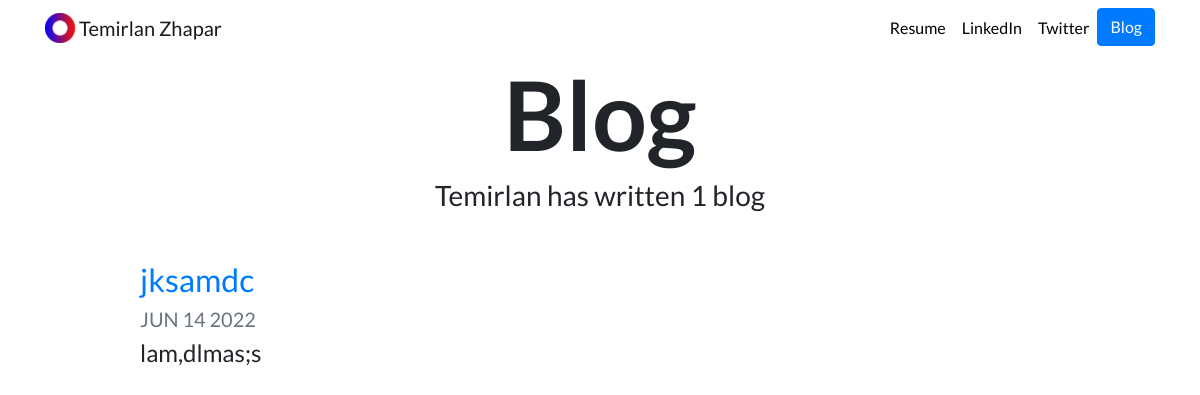
/blog/, run on an earlier commit of the app's database.
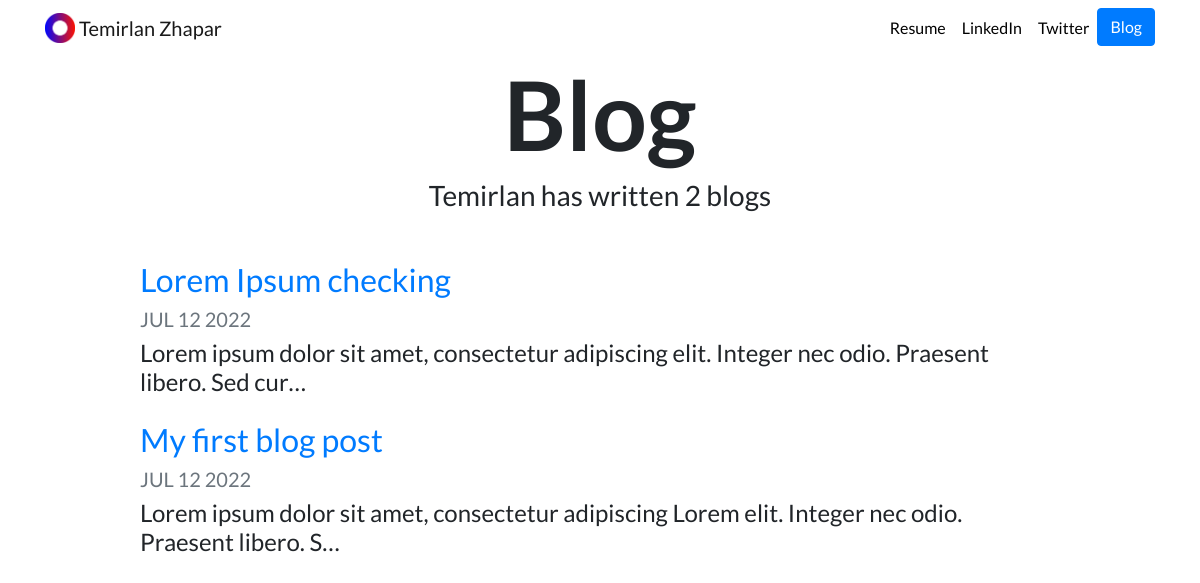
And on a later commit of the database.
### blog/models.py (models this page shows, shortened)
class Blog(models.Model):
    title = models.CharField(max_length=200)
    description = models.TextField()
    date = models.DateField()

### blog/views.py (the view)
# urls.py: path('', views.all_blogs, name='all_blogs'),
def all_blogs(request):
    blogs = Blog.objects.order_by('-date')[:5]
    return render(request, 'blog/all_blogs.html', {'blogs': blogs})

### blog/templates/blog/all_blogs.html
{% extends "portfolio/base.html" %}
{% load static %}
{% block content %}
<h1 id="blogtitle" class="font-weight-bold text-center">Blog</h1>
<h3 class="text-center mb-5">Temirlan has written {{ blogs.count }} blog{{ blogs.count|pluralize }}</h3>
{% for blog in blogs %}
<div class="row justify-content-center my-3">
  <div class="col-md-10">
    <a href="{% url 'blog:detail' blog.id %}">
      <h2>{{ blog.title }}</h2>
    </a>
    <h5 class="text-muted">{{ blog.date|date:'M d Y'|upper }}</h5>
    <h4>{{ blog.description|striptags|truncatechars:100 }}</h4>
  </div>
</div>
{% endfor %}
{% endblock %}

What changed in the data, as far as the page shows it:
removed Blog: title "jksamdc", date "JUN 14 2022", description "lam,dlmas;s"
added Blog: title "Lorem Ipsum checking", date "JUL 12 2022", description "Lorem ipsum dolor sit amet, consectetur adipiscing elit. Integer nec odio. Praesent libero. Sed cur…"
added Blog: title "My first blog post", date "JUL 12 2022", description "Lorem ipsum dolor sit amet, consectetur adipiscing Lorem elit. Integer nec odio. Praesent libero. S…"
Also different on the page:
{{ blogs.count }}: "1" → "2"
